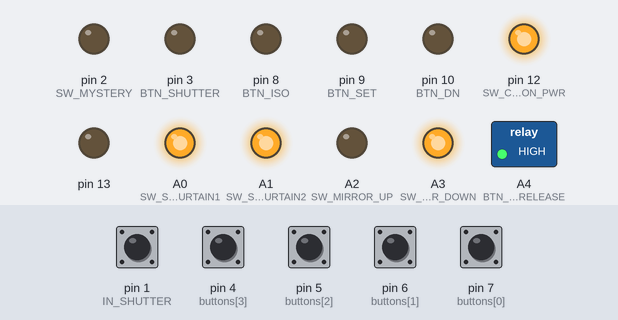
The sketch below on a simulated Arduino Pro Mini, built with avr-gcc and run on an emulated ATmega328P. On the bench: switched loads named in the sketch (green lamp = pin HIGH), output pins drawn as LEDs (lit = HIGH). Dashed ring = blinking. Inputs (shaded band) come from the test bench; at power-on: pin 1 (IN_SHUTTER), pin 4 (buttons[3]), pin 5 (buttons[2]), pin 6 (buttons[1]), pin 7 (buttons[0]) HIGH. EEPROM starts erased; pins used as bus, display or sensor lines are not drawn.

Above: at 3.4 s.
3.5 s: pin 1 (IN_SHUTTER) pulled LOW for 0.15 s
At 3.81 s:
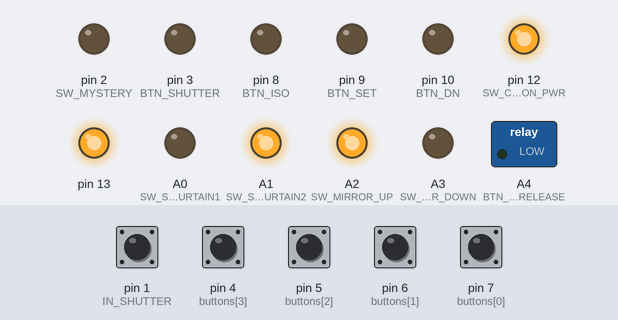
6.5 s: pin 4 (buttons[3]) pulled LOW for 1 s
At 7.55 s:
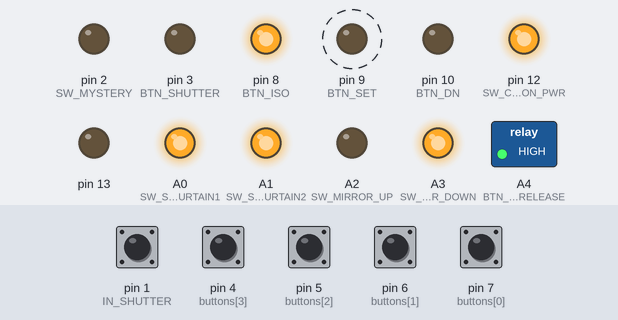
9.1 s: pin 5 (buttons[2]) pulsed LOW 2 times (0.12 s each, 0.3 s apart)
At 9.55 s:
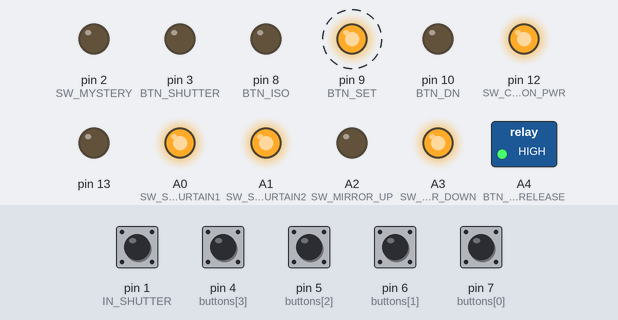
Timing chart, 0 to 12.1 s (numbered marks = the images above; inputs shaded):
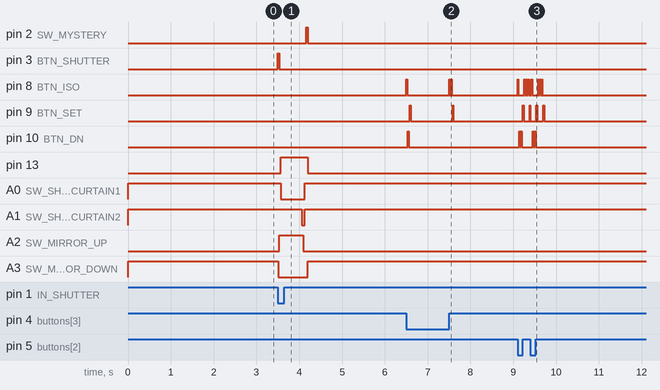

Measured:
- after the input at 3.5 s, pin 2 (SW_MYSTERY): LOW → HIGH after 0.66 s, → LOW 0.04 s later; pin 3 (BTN_SHUTTER): LOW → HIGH at once, → LOW 0.03 s later; pin 13: LOW → HIGH after 0.07 s, → LOW 0.64 s later; A0 (SW_SHUTTER_CURTAIN1): HIGH → LOW after 0.07 s, → HIGH 0.56 s later; A1 (SW_SHUTTER_CURTAIN2): HIGH → LOW after 0.56 s, → HIGH 0.07 s later
- after the input at 6.5 s, pin 8 (BTN_ISO): goes HIGH 0.02 s, LOW 0.98 s, HIGH 0.02 s, LOW 0.02 s, HIGH 0.02 s, then LOW, starting at once; pin 9 (BTN_SET): alternates HIGH for 0.02 s and LOW for 0.98 s, starting after 0.08 s; pin 10 (BTN_DN): LOW → HIGH at once, → LOW 0.02 s later
- after the input at 9.1 s, pin 9 (BTN_SET): alternates HIGH for 0.02 s and LOW for 0.14 s, 8 changes in all, then stays LOW, starting after 0.12 s

The sketch:

dmm.ino
```cpp
// Arduino Pro Mini code to control DIGITAL MODUL M:
// a custom digital back for film Leica M bodies based on Canon EOS 350D
#include <Bounce.h>
#include <EEPROM.h>

// we use a 4 position selector knob, mapped to 4 inputs, to select camera ISO
#define ISO_100  0
#define ISO_200  1
#define ISO_400  2
#define ISO_800  3

// TODO: playback and zoom-in 100% while this button is held
#define IN_FAP 0

#define IN_SHUTTER 1
#define BTN_SHUTTER 3
#define BTN_PRERELEASE A4
#define SW_MYSTERY 2

// we drive the amputated 350D buttons from output pins
#define BTN_ISO 8
#define BTN_UP  8
#define BTN_DN  10
#define BTN_SET 9
#define BTN_PLAY 11
#define BTN_ZOOM_IN 12
#define SW_CANON_PWR 12

// we simulate the shutter curtain and mirror position sensors for the Canon
#define SW_SHUTTER_CURTAIN1 A0
#define SW_SHUTTER_CURTAIN2 A1
#define SW_MIRROR_UP A2
#define SW_MIRROR_DOWN A3

#define SW_POWER A5

#define ISO_ADDR 0

#define out_on(pin_no) digitalWrite(pin_no, HIGH);
#define out_off(pin_no) digitalWrite(pin_no, LOW);

int isopos;

int buttons[4]={
  7, 6, 5, 4};
//Bounce *buttons_deb[4];

//Bounce button_fap = Bounce(IN_FAP, 15);

// blink the led once
void blink() {
  digitalWrite(13, HIGH);
  delay(100);
  digitalWrite(13, LOW);
  delay(100);
}

// simulate a keypress action
void click(int pin) {
  digitalWrite(pin, HIGH);
  delay(20);
  digitalWrite(pin, LOW);
  delay(20);
}

//zoom in the image to 100% center
void pixelpeep() {
  click(BTN_PLAY);
  click(BTN_ZOOM_IN);
  click(BTN_ZOOM_IN);
  click(BTN_ZOOM_IN);
  click(BTN_ZOOM_IN);
  click(BTN_ZOOM_IN);
  click(BTN_ZOOM_IN);
  click(BTN_ZOOM_IN);
  click(BTN_ZOOM_IN);
}

int getRotaryPos() {
  int i, pos = 0
  ;
  for(i = 7; i > 3; i--) {
    if(digitalRead(i) == LOW)
      pos = i - 3;
  }
  if (i < 0)
    i = 4;

  return pos;
}

// ISO selection button sequence
void iso_seq(int pos) {
  int dist, dir;
  click(BTN_ISO);

  dist = pos - isopos;
  dir = (dist >= 0 ? 1 : -1);
  // drive the cursor to required position
  for(; pos != isopos; isopos += dir) {
    click(dir > 0 ? BTN_DN : BTN_UP);
  }
  click(BTN_SET);

  EEPROM.write(ISO_ADDR, isopos);
}

// camera firing sequence
void shoot() {

  out_on(BTN_SHUTTER);
  delay(8); // minimum trigger time
  out_off(SW_MIRROR_DOWN);
  delay(24);
  //Set mirror up and fire the 1st curtain
  out_on(SW_MIRROR_UP);
  out_off(BTN_SHUTTER);
  delay(33);
  out_off(SW_SHUTTER_CURTAIN1);
  out_off(BTN_PRERELEASE);
  digitalWrite(13, HIGH); //LED on
  delay(495); // Canon's shutter is set to 1/2 sec
  out_off(SW_SHUTTER_CURTAIN2);
  delay(35);
  out_off(SW_MIRROR_UP);
  delay(33);
  out_on(SW_SHUTTER_CURTAIN1);
  delay(5);
  out_on(SW_SHUTTER_CURTAIN2);
  delay(28);
  out_on(SW_MYSTERY);
  delay(40);
  out_off(SW_MYSTERY);
  delay(1);
  out_on(SW_MIRROR_DOWN);

  digitalWrite(13, LOW); //LED off

}

void setup() {
  int i;
  pinMode(13, OUTPUT);
  digitalWrite(13, LOW);

  EEPROM.write(ISO_ADDR, 0);

  isopos = EEPROM.read(ISO_ADDR);

  // shutter release button
  pinMode(IN_SHUTTER, INPUT_PULLUP);

  // camera circuit power
  out_off(SW_CANON_PWR);
  pinMode(SW_CANON_PWR, OUTPUT);
  out_off(SW_POWER);
  pinMode(SW_POWER, OUTPUT);

  // fap button
  pinMode(IN_FAP, INPUT_PULLUP);

  // set up the inputs from ISO knob
  for(i = 0; i < 4; i++) {
    pinMode(buttons[i], INPUT_PULLUP);
    //buttons_deb[i] = new Bounce(buttons[i], 32);
  }

  out_off(BTN_PRERELEASE);
  out_off(BTN_SHUTTER);
  pinMode(BTN_SHUTTER, OUTPUT);
  pinMode(BTN_PRERELEASE, OUTPUT);
  pinMode(SW_MYSTERY, OUTPUT);
  pinMode(BTN_ISO, OUTPUT);
  pinMode(BTN_UP, OUTPUT);
  pinMode(BTN_DN, OUTPUT);
  pinMode(BTN_SET, OUTPUT);

  out_on(SW_SHUTTER_CURTAIN1);
  out_on(SW_SHUTTER_CURTAIN2);
  pinMode(SW_SHUTTER_CURTAIN1, OUTPUT);
  pinMode(SW_SHUTTER_CURTAIN2, OUTPUT);
  out_on(SW_MIRROR_DOWN);
  out_off(SW_MIRROR_UP);
  pinMode(SW_MIRROR_UP, OUTPUT);
  pinMode(SW_MIRROR_DOWN, OUTPUT);

  // delay to let the camera warm up
  out_on(SW_CANON_PWR);
  out_on(SW_POWER);
  delay(250);
  out_off(SW_MYSTERY);

  delay(2000);
  out_on(BTN_PRERELEASE);
}

void loop() {
  int new_iso;

  // fire the shutter if necessary
  if(digitalRead(IN_SHUTTER) == LOW) {
    shoot();
    delay(500);
    out_on(BTN_PRERELEASE);

  }

  new_iso = getRotaryPos();
  if ( new_iso != isopos )
    if( new_iso == 4 && isopos != 3 )
      delay(100);
    else
       iso_seq(new_iso);

}
```
